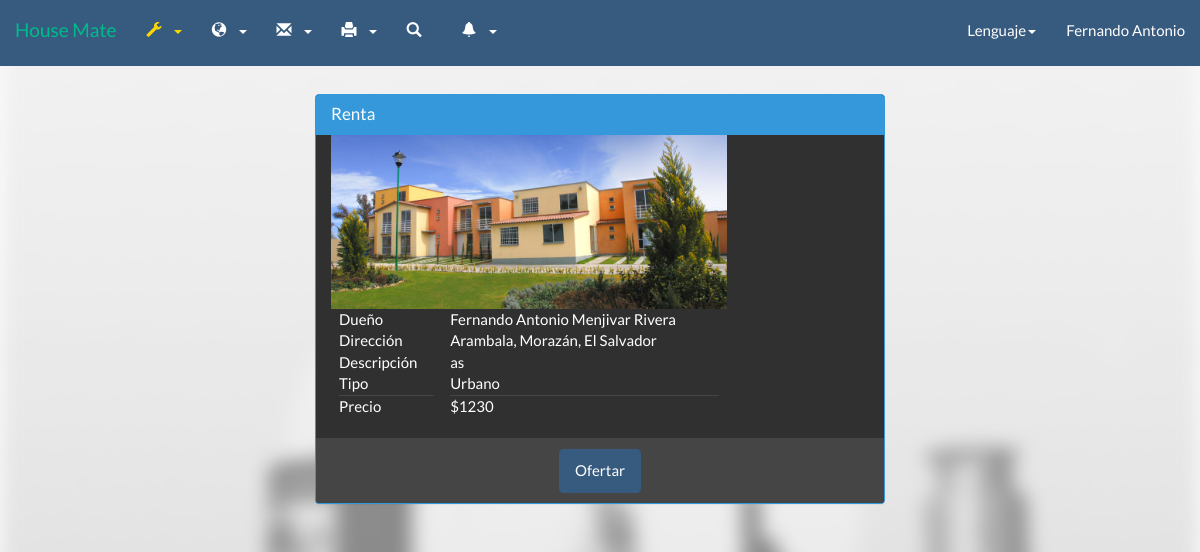
Page /HouseMate2_2/inmueble.php?IdInmueble=7&tip=1 (signed in) on the committed database.
### tables this page shows
CREATE TABLE IF NOT EXISTS `inmueble` (
  `IdInmueble` varchar(5) NOT NULL,
  `Dueno` varchar(5) DEFAULT NULL,
  `Direccion` varchar(140) NOT NULL,
  `Descripcion` varchar(140) NOT NULL,
  `VentaRenta` int(1) NOT NULL,
  `Tipopropiedad` int(1) NOT NULL,
  `Precio` varchar(20) NOT NULL,
  `Imagen` varchar(100) NOT NULL,
  `DescDire` text,
  `estado` varchar(1) NOT NULL,
  `areadeterreno` varchar(15) NOT NULL,
  `areadeconstruc` varchar(15) NOT NULL,
  `aprovado` varchar(1) NOT NULL,
  `age` varchar(2) NOT NULL,
  `valuo1` varchar(15) NOT NULL,
  `valuo2` varchar(15) NOT NULL,
  `total` varchar(20) NOT NULL,
  `remaining` varchar(2) NOT NULL,
  `perito` varchar(5) NOT NULL
);

CREATE TABLE IF NOT EXISTS `tbusuario` (
  `idUsuario` varchar(5) NOT NULL DEFAULT '',
  `nombre` varchar(20) DEFAULT NULL,
  `apellido` varchar(20) DEFAULT NULL,
  `fechanac` date NOT NULL,
  `correo` varchar(50) DEFAULT NULL,
  `usuario` varchar(20) DEFAULT NULL,
  `contra` varchar(20) DEFAULT NULL,
  `tipo` int(1) DEFAULT NULL,
  `image` varchar(50) DEFAULT NULL
);

### HouseMate2_2/Call/Lenguaje/Idiomas/langes.php (called while the page is built, shortened)
<?php
$lang = array();
$lang['peritada'] = "Peritada";
$lang['denor'] = "Resultado :";
$lang['Constr'] ="Construcción";
$lang['lot'] = "Terreno";
$lang['lotvalue'] = "Valor de terreno";
$lang['builvalue'] = "Valor construcción";
$lang['VU'] = "Valor unitario";
$lang['FE'] = "Estado de conservación";
$lang['FD'] = "Factor depreciación";
$lang['VNR'] = "Valor neto";
$lang['VNR'] = "Valor neto nuevo";
$lang['FFU'] = "Factor funcionalidad";
$lang['VUR'] = "Vida útil remanente";
$lang['ValuoR'] = "Valuar inmueble";
$lang['Valuo'] = "Valuar";
$lang['agev'] = "Vida útil";
$lang['ages'] = "Age";
$lang['age'] = "Edad de construcción";
$lang['NoTa'] = "Tags normales";
$lang['NoTa2'] = "Tags extras";
$lang['are'] = "Área";
$lang['area1'] = "Área de terreno";
$lang['area2'] = "Área construcción";
$lang['esta1'] = "Nuevo";
$lang['esta2'] = "Bueno";
$lang['esta3'] = "Medio";
$lang['esta4'] = "Regular";
$lang['esta5'] = "Reparaciones sencillas";
$lang['esta6'] = "Reparaciones medias";
$lang['esta7'] = "Reparaciones importantes";
$lang['esta8'] = "Reparaciones cruciales";
$lang['esta9'] = "En desecho";
$lang['esta10'] = "Inrreversible";
$lang['ME'] = "Modifciar empresa";
$lang['Titulo'] = "Título";
$lang['TY'] = "No puedes repetir un título";
$lang['Request'] = "Solicitar";
$lang['Start'] = "Inicio";
$lang['Anuncios'] = "Anuncio";
$lang['UpgradeM'] = "Mejorar";
$lang['accept'] = "Aceptar";
$lang['No'] = "Rechazar";
$lang['mensaje'] = "Mensaje";
$lang['YTE'] = "Ya tiene una empresa";
$lang['TE'] = "Tiene una empresa";
$lang['Need'] = "No tengo cuenta";
$lang['Page_title'] = 'House Mate';
$lang['Cuenta'] = 'Registrarse';
$lang['Acerca'] = 'Acerca de';
$lang['Config'] = 'Configuración';
$lang['Informacion'] = 'Información';
$lang['Solicitud'] = "Solicitud";
$lang['Status'] = "Estado";
$lang['aprovado'] = "Aprovado";
$lang['naprovado'] = "No aprovado";
$lang['compose'] = "Enviar";
$lang['nocuentaop'] = "Para poder acceder a estas funciones debes mejorar tu cuenta";
$lang['Aqui'] = "Aqui!!";
$lang['new-empresa'] = " esta interesado en ti";
?>

### HouseMate2_2/inmueble.php (the view, shortened to what this page needs)
<!DOCTYPE HTML>
<?php
require ("Call/Lenguaje/lenguaje.php");
?>
<html>
<head>
   <?php
    include "Call/spr.php";
?>
</head>
<body>
<?php
if(isset($_SESSION['tip']))
{
	switch($_SESSION['tip'])
	{
		case 1:
		include("Header/barranav2.php");
		break;
	}
}
else
{
	include "Header/barranav0.php";
}
?>
<div id="main">
    <div class="row">
    <?php
        $casa = $_GET['IdInmueble'];
        $consulta = ( "select inmueble.*, tbusuario.IdUsuario, tbusuario.nombre, tbusuario.apellido from inmueble  left join tbusuario on inmueble.Dueno = tbusuario.idUsuario WHERE inmueble.IdInmueble = '$casa'");
        $cs = mysql_query($consulta);
        while ($row=mysql_fetch_array($cs)){
    ?>
        <div class="col-xs-12 col-sm-12 col-md-6 col-lg-6 col-xs-offset-0 col-sm-offset-0 col-md-offset-3 col-lg-offset-3 toppad" >
          <div class="panel panel-info">
            <div class="panel-heading">
                <h3 class="panel-title">
                    <?php
                        if($row['VentaRenta'] == "1"){
                            echo $lang['Venta'];
                        }
                        else{
                            echo $lang['Renta'];
                        }
                    ?>
                </h3>
            </div>
            <div class="panel-body">
            <center>
                  <div class="row">
                    <div class=" col-md-9 col-lg-9 ">
                        <img src="<?php echo $row['Imagen'] ?>" height="100%" width="100%">
                    <table class="table table-user-information">
                    <tbody>
                      <tr>
                        <td><?php echo $lang['Duen'];?></td>
                        <td><?php echo $row['nombre']." ".$row['apellido'] ?></td>
                      </tr>
                        <tr>
                        <td><?php echo $lang['Direccion'];?></td>
                        <td><?php echo $row['Direccion'] ?></td>
                        </tr>
                      <tr>
                        <td><?php echo $lang['Descripcion'];?></td>
                        <td><?php echo $row['Descripcion'] ?></td>
                      </tr>
                      <tr>
                        <td><?php echo $lang['tipo'];?></td>
                        <td><?php
                            if($row['Tipopropiedad'] == 1){
                                echo $lang['Urbana'];
                            }elseif($row['Tipopropiedad'] == 2){
                                echo $lang['Rustico'];
                            }
                            ?>
                        </td>
                      </tr>
                      <tr>
                        <td><hr><?php echo $lang['precio'];?></td>
                        <td><hr>$<?php echo $row['Precio'] ?></td>
                      </tr>
                    </tbody>
                  </table>
                    </div>
                  </div>
            </div>
            <div class="panel-footer">
                <center>
								<?php
                                if(isset($_SESSION['id']))
                                {
                                    $inmueble = $row['IdInmueble'];
                                    $link = "convenio.php?IdInmueble=".$inmueble;
                                    echo "<a href='".$link."' name='mejorar' class='btn btn-primary' >".$lang['Offer']."</a>";
                                }
                                else
                                {
                                    echo "<p> ".$lang['sin-cuenta']." <a name='crear' href='inicio.php'>".$lang['Crear-Cuenta']."</a>".$lang['o']."<a type='button' class='pointerclick' data-toggle='modal' data-target='#myModal' >".$lang['Iniciar-Sesion']."</a></p>";
                                }
								?>
            <?php
                }
            ?>
                </center>
            </div>
            </div>
        </div>
        </div>
    </div>
</body>
</html>

### HouseMate2_2/css/estilo.css (style rules this page uses)
body { padding-top:30px; }

### rows in the picture
inmueble: Imagen (picture), tbusuario.nombre "Fernando Antonio", tbusuario.apellido "Menjivar Rivera", Direccion "Arambala, Morazán, El Salvador", Descripcion "as", Precio "1230"

### other values in the picture
$lang['Idioma'] "Lenguaje"
$_SESSION['user'] "Fernando Antonio"
